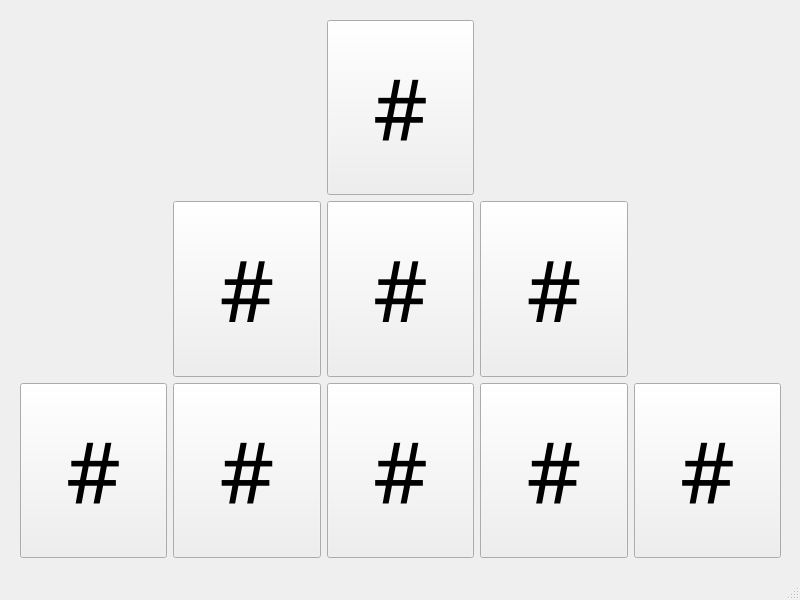
<?xml version="1.0" encoding="UTF-8"?>
<ui version="4.0">
 <class>pyramidgui</class>
 <widget class="QMainWindow" name="pyramidgui">
  <property name="geometry">
   <rect>
    <x>0</x>
    <y>0</y>
    <width>800</width>
    <height>600</height>
   </rect>
  </property>
  <property name="windowTitle">
   <string>MainWindow</string>
  </property>
  <widget class="QWidget" name="centralwidget">
   <widget class="QWidget" name="gridLayoutWidget">
    <property name="geometry">
     <rect>
      <x>20</x>
      <y>20</y>
      <width>761</width>
      <height>538</height>
     </rect>
    </property>
    <layout class="QGridLayout" name="gridLayout">
     <item row="1" column="3">
      <widget class="QPushButton" name="c12">
       <property name="enabled">
        <bool>true</bool>
       </property>
       <property name="sizePolicy">
        <sizepolicy hsizetype="Minimum" vsizetype="Minimum">
         <horstretch>0</horstretch>
         <verstretch>0</verstretch>
        </sizepolicy>
       </property>
       <property name="font">
        <font>
         <family>Poppins</family>
         <pointsize>64</pointsize>
        </font>
       </property>
       <property name="text">
        <string>#</string>
       </property>
      </widget>
     </item>
     <item row="1" column="2">
      <widget class="QPushButton" name="c11">
       <property name="enabled">
        <bool>true</bool>
       </property>
       <property name="sizePolicy">
        <sizepolicy hsizetype="Minimum" vsizetype="Minimum">
         <horstretch>0</horstretch>
         <verstretch>0</verstretch>
        </sizepolicy>
       </property>
       <property name="font">
        <font>
         <family>Poppins</family>
         <pointsize>64</pointsize>
        </font>
       </property>
       <property name="text">
        <string>#</string>
       </property>
      </widget>
     </item>
     <item row="2" column="3">
      <widget class="QPushButton" name="c23">
       <property name="enabled">
        <bool>true</bool>
       </property>
       <property name="sizePolicy">
        <sizepolicy hsizetype="Minimum" vsizetype="Minimum">
         <horstretch>0</horstretch>
         <verstretch>0</verstretch>
        </sizepolicy>
       </property>
       <property name="font">
        <font>
         <family>Poppins</family>
         <pointsize>64</pointsize>
        </font>
       </property>
       <property name="text">
        <string>#</string>
       </property>
      </widget>
     </item>
     <item row="1" column="1">
      <widget class="QPushButton" name="c10">
       <property name="enabled">
        <bool>true</bool>
       </property>
       <property name="sizePolicy">
        <sizepolicy hsizetype="Minimum" vsizetype="Minimum">
         <horstretch>0</horstretch>
         <verstretch>0</verstretch>
        </sizepolicy>
       </property>
       <property name="font">
        <font>
         <family>Poppins</family>
         <pointsize>64</pointsize>
        </font>
       </property>
       <property name="text">
        <string>#</string>
       </property>
      </widget>
     </item>
     <item row="2" column="2">
      <widget class="QPushButton" name="c22">
       <property name="enabled">
        <bool>true</bool>
       </property>
       <property name="sizePolicy">
        <sizepolicy hsizetype="Minimum" vsizetype="Minimum">
         <horstretch>0</horstretch>
         <verstretch>0</verstretch>
        </sizepolicy>
       </property>
       <property name="font">
        <font>
         <family>Poppins</family>
         <pointsize>64</pointsize>
        </font>
       </property>
       <property name="text">
        <string>#</string>
       </property>
      </widget>
     </item>
     <item row="2" column="1">
      <widget class="QPushButton" name="c21">
       <property name="enabled">
        <bool>true</bool>
       </property>
       <property name="sizePolicy">
        <sizepolicy hsizetype="Minimum" vsizetype="Minimum">
         <horstretch>0</horstretch>
         <verstretch>0</verstretch>
        </sizepolicy>
       </property>
       <property name="font">
        <font>
         <family>Poppins</family>
         <pointsize>64</pointsize>
        </font>
       </property>
       <property name="text">
        <string>#</string>
       </property>
      </widget>
     </item>
     <item row="2" column="0">
      <widget class="QPushButton" name="c20">
       <property name="enabled">
        <bool>true</bool>
       </property>
       <property name="sizePolicy">
        <sizepolicy hsizetype="Minimum" vsizetype="Minimum">
         <horstretch>0</horstretch>
         <verstretch>0</verstretch>
        </sizepolicy>
       </property>
       <property name="font">
        <font>
         <family>Poppins</family>
         <pointsize>64</pointsize>
        </font>
       </property>
       <property name="text">
        <string>#</string>
       </property>
      </widget>
     </item>
     <item row="0" column="2">
      <widget class="QPushButton" name="c00">
       <property name="enabled">
        <bool>true</bool>
       </property>
       <property name="sizePolicy">
        <sizepolicy hsizetype="Minimum" vsizetype="Minimum">
         <horstretch>0</horstretch>
         <verstretch>0</verstretch>
        </sizepolicy>
       </property>
       <property name="font">
        <font>
         <family>Poppins</family>
         <pointsize>64</pointsize>
        </font>
       </property>
       <property name="text">
        <string>#</string>
       </property>
      </widget>
     </item>
     <item row="2" column="4">
      <widget class="QPushButton" name="c24">
       <property name="enabled">
        <bool>true</bool>
       </property>
       <property name="sizePolicy">
        <sizepolicy hsizetype="Minimum" vsizetype="Minimum">
         <horstretch>0</horstretch>
         <verstretch>0</verstretch>
        </sizepolicy>
       </property>
       <property name="font">
        <font>
         <family>Poppins</family>
         <pointsize>64</pointsize>
        </font>
       </property>
       <property name="text">
        <string>#</string>
       </property>
      </widget>
     </item>
    </layout>
   </widget>
  </widget>
  <widget class="QMenuBar" name="menubar">
   <property name="geometry">
    <rect>
     <x>0</x>
     <y>0</y>
     <width>800</width>
     <height>25</height>
    </rect>
   </property>
  </widget>
  <widget class="QStatusBar" name="statusbar"/>
 </widget>
 <resources/>
 <connections/>
</ui>
